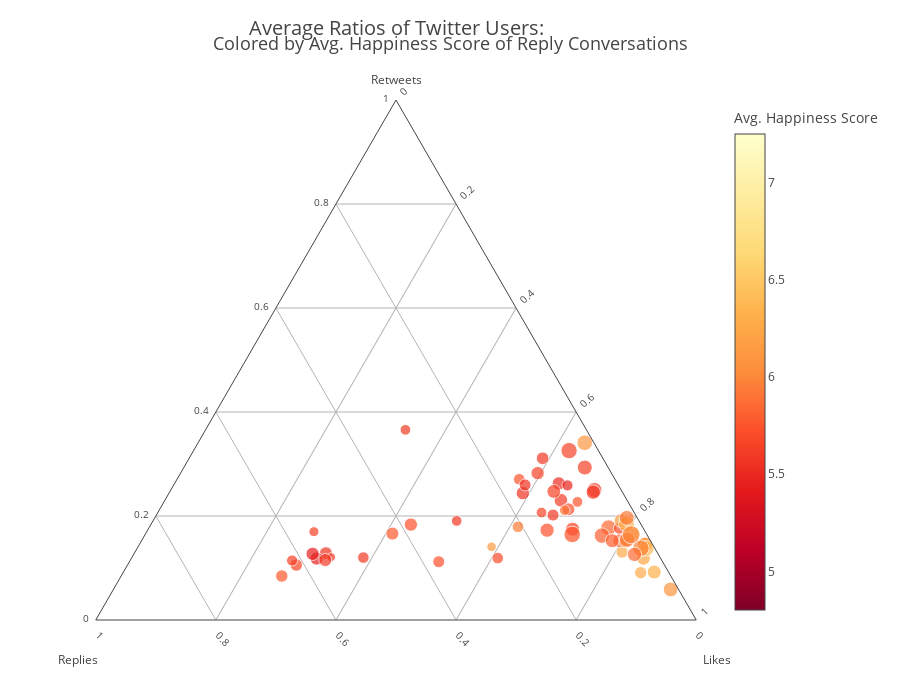

Notebook cell for this chart:
### Code cell
def makeAxis(title, tickangle): 
    return {
      'title': title,
      'titlefont': { 'size': 12 },
      'tickangle': tickangle,
      'tickfont': { 'size': 10 },
      'tickcolor': 'rgba(0,0,0,0)',
      'ticklen': 5,
      'showline': True,
      'showgrid': True
    }

layout = {
    'title':'Colored by Avg. Happiness Score of Reply Conversations',
    'titlefont': { 'size': 18 },
    'autosize':False,
    'width':900,
    'height':700,
    'ternary': {
        'sum': 1,
        'aaxis': makeAxis('Retweets', 0),
        'baxis': makeAxis('<br>Replies  ', 45),
        'caxis': makeAxis('<br>  Likes', -45)
    },
    'legend':{'orientation':'h'},
    'annotations': [{
      'showarrow': False,
      'text': 'Average Ratios of Twitter Users:',
        'x': .5,
        'y': 1.17,
        'font': { 'size': 20 }
    }]
}
fig = {'data': data, 'layout': layout}
#py.plotly.image.save_as(fig,'Figs/{}-ratio-happiness.jpeg'.format(screenname))
py.offline.iplot(fig)

### Figure 1 — Plotly figure (JSON) as saved in the notebook; plotly's stock layout.template omitted (floating-point values rounded to 4 significant figures)
{"data": [{"a": [0.1662, 0.2824, 0.1058, 0.1145, 0.1792, 0.1286, 0.09095, 0.2628, 0.1185, 0.2499, 0.1306, 0.146, 0.2439, 0.2589, 0.2706, 0.1181, 0.1906, 0.2932, 0.2598, 0.09218, 0.311, 0.112, 0.1776, 0.2303, 0.3409, 0.1698, 0.1445, 0.2472, 0.1623, 0.2459, 0.1727, 0.1526, 0.2067, 0.1379, 0.1191, 0.3658, 0.1763, 0.1208, 0.1201, 0.3257, 0.1911, 0.1835, 0.1746, 0.1644, 0.1519, 0.138, 0.2272, 0.2018, 0.166, 0.1546, 0.1848, 0.1261, 0.1964, 0.213, 0.05877, 0.1154, 0.1408, 0.1524, 0.2111, 0.0845, 0.1639, 0.1273], "b": [0.4229, 0.1229, 0.6132, 0.6158, 0.2073, 0.5524, 0.04703, 0.09751, 0.0286, 0.04455, 0.05816, 0.01139, 0.1668, 0.08498, 0.1594, 0.5733, 0.3037, 0.03898, 0.1551, 0.0239, 0.1003, 0.3728, 0.05712, 0.1102, 0.01523, 0.5518, 0.01338, 0.1136, 0.07584, 0.04856, 0.162, 0.05104, 0.1543, 0.01382, 0.271, 0.3014, 0.03981, 0.5475, 0.4943, 0.04889, 0.02972, 0.3835, 0.1186, 0.1243, 0.04224, 0.02317, 0.0842, 0.1376, 0.02492, 0.03771, 0.02369, 0.03972, 0.01743, 0.1063, 0.01323, 0.5601, 0.2704, 0.06368, 0.1135, 0.6479, 0.02634, 0.5753], "c": [0.4109, 0.5947, 0.281, 0.2697, 0.6135, 0.319, 0.862, 0.6397, 0.8529, 0.7056, 0.8113, 0.8426, 0.5893, 0.6562, 0.57, 0.3086, 0.5057, 0.6678, 0.5851, 0.8839, 0.5887, 0.5152, 0.7652, 0.6595, 0.6439, 0.2784, 0.8421, 0.6392, 0.7619, 0.7055, 0.6653, 0.7963, 0.639, 0.8483, 0.6099, 0.3328, 0.7839, 0.3316, 0.3857, 0.6254, 0.7792, 0.433, 0.7068, 0.7112, 0.8059, 0.8389, 0.6886, 0.6606, 0.8091, 0.8077, 0.7915, 0.8342, 0.7861, 0.6807, 0.928, 0.3245, 0.5888, 0.7839, 0.6754, 0.2676, 0.8097, 0.2974], "legendgroup": "group", "marker": {"cmax": 7.251, "cmin": 4.801, "color": [5.772, 5.651, 5.678, 5.65, 5.946, 5.547, 6.286, 5.516, 6.245, 5.614, 6.277, 6.109, 5.569, 5.48, 5.74, 5.446, 5.584, 5.639, 5.548, 6.303, 5.582, 5.734, 5.851, 5.609, 6.115, 5.632, 6.095, 5.637, 5.799, 5.595, 5.728, 5.822, 5.666, 6.391, 5.709, 5.612, 5.715, 5.593, 5.598, 5.643, 6.165, 5.727, 5.675, 5.742, 6.131, 5.977, 5.755, 5.6, 6.421, 5.908, 6.326, 5.867, 5.917, 5.731, 6.088, 5.601, 6.131, 5.802, 5.88, 5.758, 5.975, 5.448], "colorbar": {"title": "Avg. Happiness Score"}, "colorscale": "YlOrRd", "showscale": true, "size": [13.09, 13.33, 12.47, 11.16, 11.72, 12.82, 12.34, 13.26, 13.72, 15.11, 12.16, 14.58, 13.33, 11.11, 11.66, 13.04, 10.65, 14.98, 11.96, 13.95, 12.68, 12.04, 15.66, 13.66, 15.69, 10.05, 15.19, 13.84, 15.55, 14.4, 14.25, 13.93, 10.8, 15.38, 11.63, 10.71, 12.0, 8.675, 11.55, 16.32, 13.86, 13.31, 14.07, 16.53, 13.82, 16.56, 10.79, 12.1, 15.52, 15.38, 15.97, 14.33, 14.94, 12.77, 14.84, 13.05, 9.578, 14.09, 10.58, 12.46, 17.97, 13.29]}, "mode": "markers", "name": [], "text": ["EPAScottPruitt's avg. happiness=5.77171777799", "SenRubioPress's avg. happiness=5.6512001357", "SenCoryGardner's avg. happiness=5.67819197209", "SenAlexander's avg. happiness=5.64960795529", "whca's avg. happiness=5.94553311645", "McConnellPress's avg. happiness=5.54701865483", "jimmyfallon's avg. happiness=6.28612640873", "SenSchumer's avg. happiness=5.51555541513", "katyperry's avg. happiness=6.24483709031", "SenSanders's avg. happiness=5.61386762607", "ShaniaTwain's avg. happiness=6.27726085457", "iamcardib's avg. happiness=6.10907542505", "ChrisCoons's avg. happiness=5.56907618208", "SenBlumenthal's avg. happiness=5.4803271119", "hughhewitt's avg. happiness=5.74024013202", "LindseyGrahamSC's avg. happiness=5.44600028745", "SenateGOP's avg. happiness=5.58404072386", "SenKamalaHarris's avg. happiness=5.63915899525", "cnnbrk's avg. happiness=5.54830938991", "TheEllenShow's avg. happiness=6.30338949583", "BBCBreaking's avg. happiness=5.58213889438", "lisamurkowski's avg. happiness=5.73351640198", "Comey's avg. happiness=5.85141275368", "RandPaul's avg. happiness=5.60921126174", "Drake's avg. happiness=6.11452960418", "JohnBoozman's avg. happiness=5.63185102853", "KingJames's avg. happiness=6.09468124329", "SenTedCruz's avg. happiness=5.63708277506", "POTUS's avg. happiness=5.79939024931", "SenWarren's avg. happiness=5.59492140977", "SenJohnMcCain's avg. happiness=5.72832069058", "HillaryClinton's avg. happiness=5.82235919564", "SenBillNelson's avg. happiness=5.6657792321", "MileyCyrus's avg. happiness=6.39065858651", "CillizzaCNN's avg. happiness=5.70862809578", "InhofePress's avg. happiness=5.61150482041", "xychelsea's avg. happiness=5.71490130395", "SenatorRounds's avg. happiness=5.59264375383", "SenateMajLdr's avg. happiness=5.59803227881", "SenatorLeahy's avg. happiness=5.64269010587", "LilTunechi's avg. happiness=6.16514872962", "JerryMoran's avg. happiness=5.72663894252", "KellyannePolls's avg. happiness=5.67525958833", "realDonaldTrump's avg. happiness=5.74222479329", "BillGates's avg. happiness=6.13149707334", "kanyewest's avg. happiness=5.97660449207", "SenBennetCO's avg. happiness=5.75529025375", "FoxNews's avg. happiness=5.59991604081", "ladygaga's avg. happiness=6.4212922948", "BillClinton's avg. happiness=5.90788525658", "taylorswift13's avg. happiness=6.32576353208", "StephenAtHome's avg. happiness=5.86689420133", "TheTweetOfGod's avg. happiness=5.91667717698", "KatyTurNBC's avg. happiness=5.73051014258", "chrissyteigen's avg. happiness=6.087817713", "SenDeanHeller's avg. happiness=5.60064630764", "SethAbramovitch's avg. happiness=6.13079295996", "VP's avg. happiness=5.80215328813", "SenAngusKing's avg. happiness=5.87965617772", "JackKingston's avg. happiness=5.75824594209", "BarackObama's avg. happiness=5.97540327402", "BillCassidy's avg. happiness=5.44799300765"], "type": "scatterternary"}], "layout": {"annotations": [{"font": {"size": 20}, "showarrow": false, "text": "Average Ratios of Twitter Users:", "x": 0.5, "y": 1.17}], "autosize": false, "height": 700, "legend": {"orientation": "h"}, "ternary": {"aaxis": {"showgrid": true, "showline": true, "tickangle": 0, "tickcolor": "rgba(0,0,0,0)", "tickfont": {"size": 10}, "ticklen": 5, "title": "Retweets", "titlefont": {"size": 12}}, "baxis": {"showgrid": true, "showline": true, "tickangle": 45, "tickcolor": "rgba(0,0,0,0)", "tickfont": {"size": 10}, "ticklen": 5, "title": "<br>Replies  ", "titlefont": {"size": 12}}, "caxis": {"showgrid": true, "showline": true, "tickangle": -45, "tickcolor": "rgba(0,0,0,0)", "tickfont": {"size": 10}, "ticklen": 5, "title": "<br>  Likes", "titlefont": {"size": 12}}, "sum": 1}, "title": "Colored by Avg. Happiness Score of Reply Conversations", "titlefont": {"size": 18}, "width": 900}}
